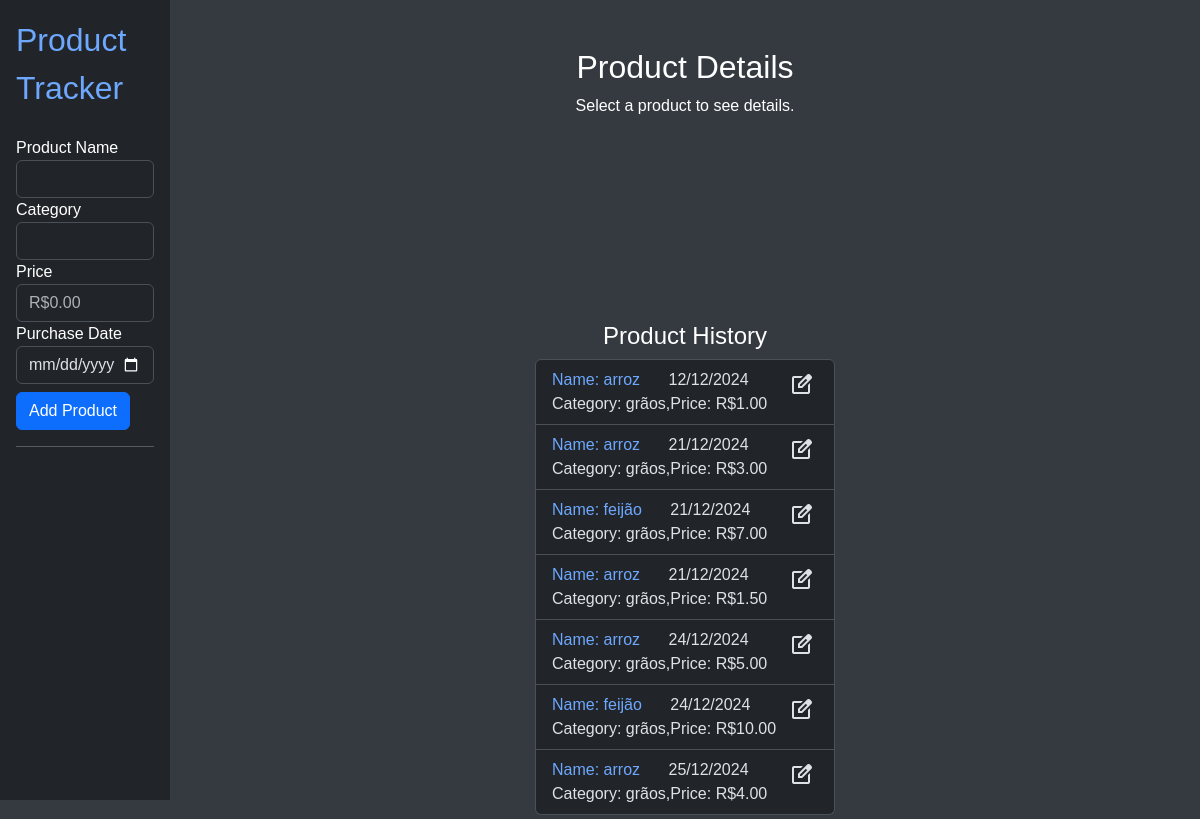
The page / on the database its author committed.
### tables this page shows
CREATE TABLE history (
id         INTEGER NOT NULL PRIMARY KEY AUTOINCREMENT,
user_id    INTEGER NOT NULL,
item_id    INTEGER NOT NULL,
t_date INTEGER NOT NULL DEFAULT CURRENT_TIMESTAMP,
price      NUMERIC NOT NULL,
    FOREIGN KEY (user_id) REFERENCES users(id),
    FOREIGN KEY (item_id) REFERENCES items(id)
    ON UPDATE CASCADE
    ON DELETE CASCADE
);

CREATE TABLE items (
id        INTEGER NOT NULL PRIMARY KEY AUTOINCREMENT,
item_name TEXT NOT NULL UNIQUE,
cat_id    INTEGER NOT NULL,
    FOREIGN KEY (cat_id) REFERENCES categories(id)
    ON UPDATE CASCADE
    ON DELETE CASCADE
);

CREATE TABLE categories (
id       INTEGER NOT NULL PRIMARY KEY AUTOINCREMENT,
cat_name TEXT NOT NULL UNIQUE
);

### app.py (the view)
@app.route("/", methods=["GET"])
def index():
    categories = db.execute(text(
        "SELECT id, cat_name AS name FROM categories"
    )).fetchall()
    products = db.execute(text(
        """SELECT history.id AS hist_id, items.id, item_name AS name, cat_name AS category, price, t_date FROM history
            JOIN users ON user_id = users.id
            JOIN items ON item_id = items.id
            JOIN categories ON items.cat_id = categories.id
            WHERE user_id = :user"""
    ), {"user": 1}).fetchall()
    return render_template("index.html", products=products, categories=categories)

### app.py (called while the page is built)
def brl(value):
    return f"R${value:,.2f}"

def date_format(value):
    return time.strftime("%d/%m/%Y", time.localtime(value))

### templates/index.html (shortened to what this page needs)
<!DOCTYPE html>
<html lang="en">
<head>
    <link href="https://cdn.jsdelivr.net/npm/bootstrap@5.3.3/dist/css/bootstrap.min.css" rel="stylesheet">
    <link rel="stylesheet" href="/static/style.css">
</head>
<body data-bs-theme="dark">
    <div class="d-flex">
		<nav class="offcanvas-sm offcanvas-start bg-body p-3" style="width: 170px; height: 100vh;" tabindex="-1" id="offcanvasResponsive" aria-labelledby="offcanvasResponsiveLabel">
            <div class="offcanvas-body-sm">
				<h2 class="offcanvas-title mb-4"><a href="/">Product Tracker</a></h2>
				<form method="POST" action="{{ url_for('add_product')}}">
					<div class="form-group">
						<label for="name">Product Name</label>
						<input type="text" class="form-control" id="name" name="name" required>
					</div>
					<div class="form-group">
						<label for="category">Category</label>
						<input name="category" class="form-control" list="datalistOptions" id="exampleDataList">
					</div>
					<div class="form-group">
						<label for="price">Price</label>
						<input type="number" class="form-control" id="price" name="price" required step="0.01" min="0" placeholder="R$0.00">
					</div>
					<div class="form-group">
						<label for="date">Purchase Date</label>
						<input type="date" class="form-control" id="date" name="date" required>
					</div>
					<div class="form-group mt-2">
						<button type="submit" class="btn btn-primary">Add Product</button>
					</div>
				</form>
			</div>
            <hr>
		</nav>
		<div class="text-center mx-auto p-1 pt-5" style="width: 335px;">
			<div class="container-sm text-start pb-4" style="height: 250px;">
				{% if selected_product %}
					<h2 class="pb-4 text-center">Product Details</h2>
					<h4>{{ selected_product.name.capitalize() }}</h3>
					<p>Category: {{ selected_product.category }}</p>
					<p>Price: {{ brl(selected_product.price) }}</p>
					<p>Average Days Between Purchases: {{ avg_days }} days</p>
				{% else %}
					<div class="text-center">
						<h2>Product Details</h2>
						<p>Select a product to see details.</p>
					</div>
				{% endif %}
			</div>
			<div class="mt-4 mx-auto" style="width: 300px;">
				<h4>Product History</h4>
				<ul id="product-list" class="list-group">
					{% if products %}
						{% for product in products %}
							<li class="list-group-item text-start pe-3 pb-2">
								<div class="d-flex justify-content-between">
									<div>
										<a href="{{ url_for('product', id=product.hist_id) }}">Name: {{ product.name }}</a>
										<span class="ms-4">{{ date_format(product.t_date) }}</span>
										<div class="d-flex align-content-end justify-content-start">
											<span>Category: {{ product.category }}</span>, <span>Price: {{ brl(product.price) }}</span>
										</div>
									</div>
									<span>
										<button class="btn p-1" onclick="editProduct('{{ product.id }}')"><span class="material-symbols-outlined">
											</span></button>
									</span>
								</div>
							</li>
						{% endfor %}
					{% else %}
							<li>No Products</li>
					{% endif %}
				</ul>
			</div>
		</div>
    </div>
</body>
</html>

### static/style.css (style rules this page uses)
body { height: 100%; margin: 0; padding: 0; background-color: #343a40; color: white; font-family: 'montserrat', sans-serif; }
a { text-decoration: none; }

### rows shown on the page
history: name "arroz", t_date "12/12/2024", category "grãos", price "R$1.00"
history: name "arroz", t_date "21/12/2024", category "grãos", price "R$3.00"
history: name "feijão", t_date "21/12/2024", category "grãos", price "R$7.00"
history: name "arroz", t_date "21/12/2024", category "grãos", price "R$1.50"
history: name "arroz", t_date "24/12/2024", category "grãos", price "R$5.00"
history: name "feijão", t_date "24/12/2024", category "grãos", price "R$10.00"
history: name "arroz", t_date "25/12/2024", category "grãos", price "R$4.00"
